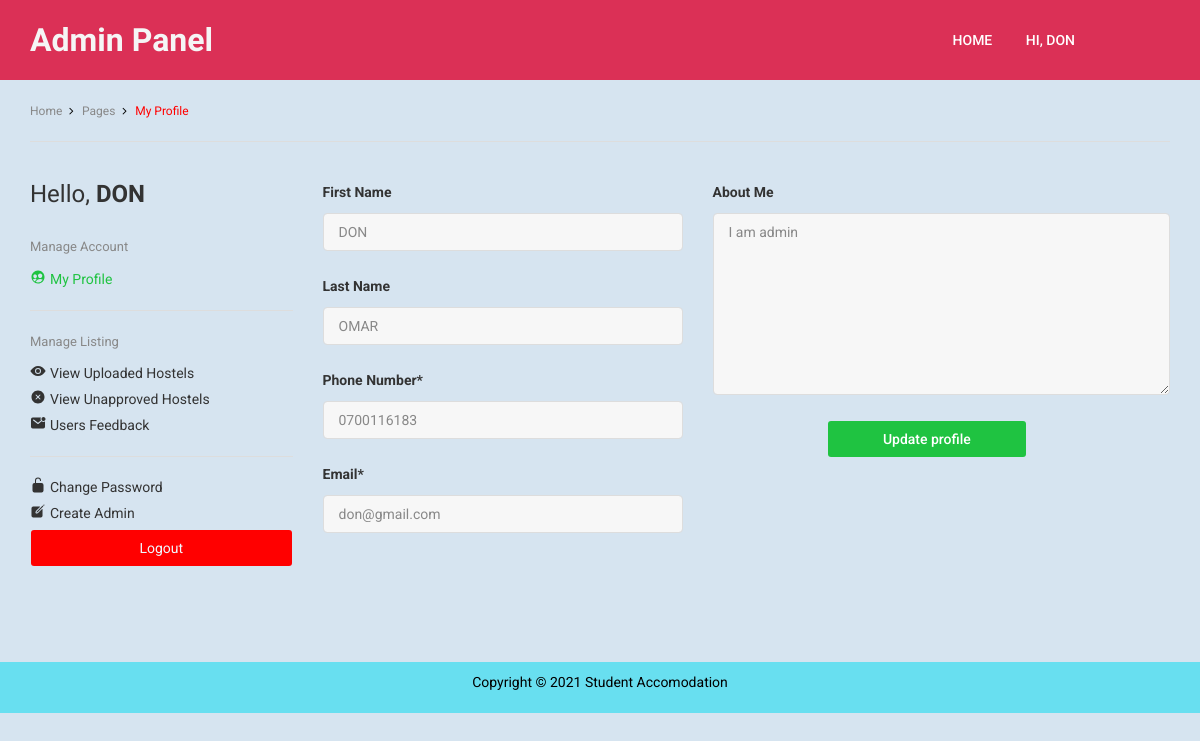
Page /admin/dashboard.php (signed in) on the committed database.
### tables this page shows
CREATE TABLE `details` (
  `ID` int(11) NOT NULL,
  `FirstName` varchar(255) NOT NULL,
  `LastName` varchar(255) NOT NULL,
  `Email` varchar(255) NOT NULL,
  `phone_no` varchar(50) NOT NULL,
  `Password` varchar(255) NOT NULL,
  `about_me` varchar(255) DEFAULT NULL,
  `Type` varchar(50) NOT NULL,
  `Religion` varchar(255) DEFAULT NULL,
  `location` varchar(255) DEFAULT NULL,
  `mstatus` varchar(255) DEFAULT NULL,
  `gender` varchar(50) DEFAULT NULL,
  `isActive` tinyint(1) NOT NULL
);

### admin/dashboard.php (the view, shortened to what this page needs)
<!DOCTYPE html>
<html lang="en">
<head>
  <link rel="stylesheet" href="css/plugins.css">
  <link rel="stylesheet" href="css/style.css">
</head>
<body>
  <header class="header header--blue">
    <div class="container">
      <div class="header__main">
        <div class="header__logo">
          <a href="#">
            <h1 style="color: whitesmoke;">Admin Panel</h1>
          </a>
        </div>
        <div class="header__menu header__menu--v1">
          <ul class="header__nav">
            <li class="header__nav-item">
              <a href="index.php" class="header__nav-link">Home</a>
            </li>
            <li class="header__nav-item">
              <a href="#" class="header__nav-link">Hi, <?php echo $_SESSION['username_admin']; ?></a>
            </li>
          </ul>
        </div>
      </div>
    </div>
  </header>
  <section id="container">
    <div class="container">
      <ul class="ht-breadcrumbs ht-breadcrumbs--y-padding ht-breadcrumbs--b-border">
        <li class="ht-breadcrumbs__item"><a href="#" class="ht-breadcrumbs__link"><span class="ht-breadcrumbs__title">Home</span></a></li>
        <li class="ht-breadcrumbs__item"><a href="#" class="ht-breadcrumbs__link"><span class="ht-breadcrumbs__title">Pages</span></a></li>
        <li class="ht-breadcrumbs__item"><span class="ht-breadcrumbs__page">My Profile</span></li>
      </ul>
      <div class="my-profile__container">
        <div class="row">
          <div class="col-md-3">
            <h2 class="bookmarked-listing__headline">Hello, <strong><?php echo $_SESSION['username_admin']; ?></strong></h2>
            <div class="settings-block">
              <span class="settings-block__title">Manage Account</span>
              <ul class="settings">
                <li class="setting setting--current"><a href="dashboard.php" class="setting__link">
                    <ion-icon name="people-circle" class="setting__icon"></ion-icon>My Profile
                  </a></li>
              </ul>
            </div>
            <div class="settings-block">
              <span class="settings-block__title">Manage Listing</span>
              <ul class="settings">
                <li class="setting "><a href="viewUploads.php" class="setting__link">
                    <ion-icon name="eye" class="setting__icon"></ion-icon>View Uploaded Hostels
                  </a></li>
                <li class="setting "><a href="Unapprove.php" class="setting__link">
                    <ion-icon name="close-circle" class="setting__icon"></ion-icon>View Unapproved Hostels
                  </a></li>
                <li class="setting "><a href="userFeedback.php" class="setting__link">
                    <ion-icon name="mail-unread" class="setting__icon"></ion-icon>Users Feedback
                  </a></li>
              </ul>
            </div>
            <div class="settings-block">
              <ul class="settings">
                <li class="setting"><a href="change-password.php" class="setting__link">
                    <ion-icon name="lock-open" class="setting__icon"></ion-icon>Change Password
                  </a></li>
                <li class="setting"><a href="createAdmin.php" class="setting__link">
                    <ion-icon name="create" class="setting__icon"></ion-icon>Create Admin
                  </a></li>
                <form action="dashboard.php" method="post">
                  <li><input type="submit" value="Logout" name="logout" class="logout" style="background-color: red; color:aliceblue"></li>
                </form>
              </ul>
            </div>
          </div>
          <?php
          require '../config.php';
          $user_ID = $_SESSION['id_admin'];
          $qu = "SELECT * FROM `details` WHERE `ID`='$user_ID'";
          $run = mysqli_query($con, $qu);
          $row = mysqli_fetch_assoc($run);
          ?>
          <form method="POST" action="dashboard.php" enctype="multipart/form-data">
            <div class="col-md-4">
              <label for="profile-first-name" class="my-profile__label">First Name</label>
              <input type="text" name="fname" value="<?php echo $row['FirstName'] ?>" class="my-profile__field" id="profile-first-name">
              <label for="profile-first-name" class="my-profile__label">Last Name</label>
              <input type="text" name="lname" value="<?php echo $row['LastName'] ?>" class="my-profile__field" id="profile-first-name">
              <label for="profile-number" class="my-profile__label">Phone Number*</label>
              <input type="number" value="<?php echo $row['phone_no'] ?>" required onkeypress="if(this.value.length==12)return false;" name="phone" placeholder="07XXXXXXXX" class="my-profile__field" id="profile-number">
              <label for="profile-email" class="my-profile__label">Email*</label>
              <input type="email" value="<?php echo $row['Email'] ?>" required name="email" class="my-profile__field" id="profile-email">
            </div>
            <div class="col-md-5">
              <label for="profile-introduce" class="my-profile__label">About Me</label>
              <textarea id="profile-introduce" required name="about" rows="10" class="my-profile__field"><?php echo $row['about_me'] ?></textarea>
              <input type="submit" name="submit_update" class="my-profile__submit" value="Update profile" style="margin-left: 25%;">
            </div>
          </form>
        </div>
      </div>
    </div>
    <?php include "includes/footer.php" ?>
  </section>
</body>
</html>

### rows in the picture
details: fname "DON", lname "OMAR", phone "0700116183", email "don@gmail.com", about "I am admin"

### other values in the picture
$_SESSION['username_admin'] "DON"
